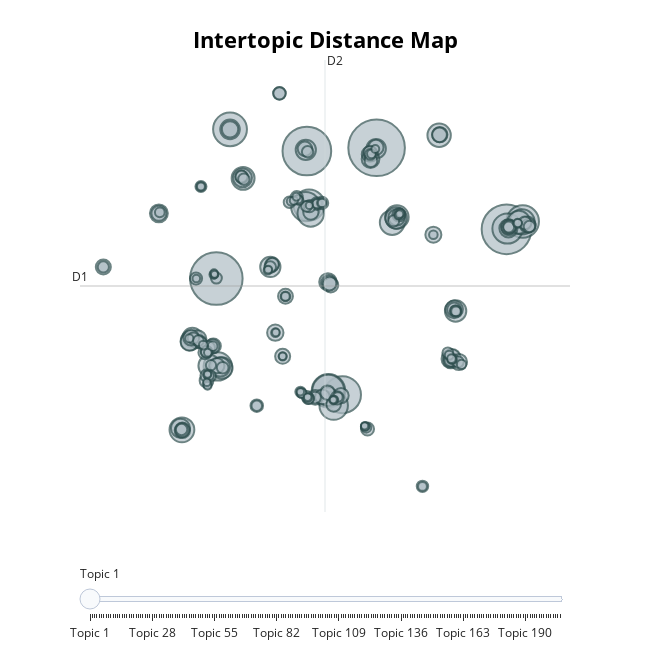

Notebook code for this chart:
### Code cell
topic_model.visualize_topics()

### Figure 1 — Plotly figure (JSON) as saved in the notebook; plotly's stock layout.template omitted (floating-point values rounded to 4 significant figures; data arrays with more than 128 entries replaced by an {"elided": "..."} marker saying what was removed)
{"data": [{"customdata": {"elided": "205x3 mixed values"}, "hovertemplate": "<b>Topic %{customdata[0]}</b><br>Words: %{customdata[1]}<br>Size: %{customdata[2]}", "legendgroup": "", "marker": {"color": "#B0BEC5", "line": {"color": "DarkSlateGrey", "width": 2}, "size": {"elided": "205 int values"}, "sizemode": "area", "sizeref": 0.3806, "symbol": "circle"}, "mode": "markers", "name": "", "orientation": "v", "showlegend": false, "type": "scatter", "x": {"elided": "205 float values"}, "xaxis": "x", "y": {"elided": "205 float values"}, "yaxis": "y"}], "layout": {"annotations": [{"showarrow": false, "text": "D1", "x": -13.1, "y": 2.009, "yshift": 10}, {"showarrow": false, "text": "D2", "x": 4.841, "xshift": 10, "y": 17.26}], "height": 650, "hoverlabel": {"bgcolor": "white", "font": {"family": "Rockwell", "size": 16}}, "legend": {"itemsizing": "constant", "tracegroupgap": 0}, "margin": {"t": 60}, "shapes": [{"line": {"color": "#CFD8DC", "width": 2}, "type": "line", "x0": 4.841, "x1": 4.841, "y0": -13.24, "y1": 17.26}, {"line": {"color": "#9E9E9E", "width": 2}, "type": "line", "x0": -13.1, "x1": 22.78, "y0": 2.009, "y1": 2.009}], "sliders": [{"active": 0, "pad": {"t": 50}, "steps": [{"args": [{"marker.color": {"elided": "1x205 str values"}}], "label": "Topic 1", "method": "update"}, {"args": [{"marker.color": {"elided": "1x205 str values"}}], "label": "Topic 2", "method": "update"}, {"args": [{"marker.color": {"elided": "1x205 str values"}}], "label": "Topic 3", "method": "update"}, {"args": [{"marker.color": {"elided": "1x205 str values"}}], "label": "Topic 4", "method": "update"}, {"args": [{"marker.color": {"elided": "1x205 str values"}}], "label": "Topic 5", "method": "update"}, {"args": [{"marker.color": {"elided": "1x205 str values"}}], "label": "Topic 6", "method": "update"}, {"args": [{"marker.color": {"elided": "1x205 str values"}}], "label": "Topic 7", "method": "update"}, {"args": [{"marker.color": {"elided": "1x205 str values"}}], "label": "Topic 8", "method": "update"}, {"args": [{"marker.color": {"elided": "1x205 str values"}}], "label": "Topic 9", "method": "update"}, {"args": [{"marker.color": {"elided": "1x205 str values"}}], "label": "Topic 10", "method": "update"}, {"args": [{"marker.color": {"elided": "1x205 str values"}}], "label": "Topic 11", "method": "update"}, {"args": [{"marker.color": {"elided": "1x205 str values"}}], "label": "Topic 12", "method": "update"}, {"args": [{"marker.color": {"elided": "1x205 str values"}}], "label": "Topic 13", "method": "update"}, {"args": [{"marker.color": {"elided": "1x205 str values"}}], "label": "Topic 14", "method": "update"}, {"args": [{"marker.color": {"elided": "1x205 str values"}}], "label": "Topic 15", "method": "update"}, {"args": [{"marker.color": {"elided": "1x205 str values"}}], "label": "Topic 16", "method": "update"}, {"args": [{"marker.color": {"elided": "1x205 str values"}}], "label": "Topic 17", "method": "update"}, {"args": [{"marker.color": {"elided": "1x205 str values"}}], "label": "Topic 18", "method": "update"}, {"args": [{"marker.color": {"elided": "1x205 str values"}}], "label": "Topic 19", "method": "update"}, {"args": [{"marker.color": {"elided": "1x205 str values"}}], "label": "Topic 20", "method": "update"}, {"args": [{"marker.color": {"elided": "1x205 str values"}}], "label": "Topic 21", "method": "update"}, {"args": [{"marker.color": {"elided": "1x205 str values"}}], "label": "Topic 22", "method": "update"}, {"args": [{"marker.color": {"elided": "1x205 str values"}}], "label": "Topic 23", "method": "update"}, {"args": [{"marker.color": {"elided": "1x205 str values"}}], "label": "Topic 24", "method": "update"}, {"args": [{"marker.color": {"elided": "1x205 str values"}}], "label": "Topic 25", "method": "update"}, {"args": [{"marker.color": {"elided": "1x205 str values"}}], "label": "Topic 26", "method": "update"}, {"args": [{"marker.color": {"elided": "1x205 str values"}}], "label": "Topic 27", "method": "update"}, {"args": [{"marker.color": {"elided": "1x205 str values"}}], "label": "Topic 28", "method": "update"}, {"args": [{"marker.color": {"elided": "1x205 str values"}}], "label": "Topic 29", "method": "update"}, {"args": [{"marker.color": {"elided": "1x205 str values"}}], "label": "Topic 30", "method": "update"}, {"args": [{"marker.color": {"elided": "1x205 str values"}}], "label": "Topic 31", "method": "update"}, {"args": [{"marker.color": {"elided": "1x205 str values"}}], "label": "Topic 32", "method": "update"}, {"args": [{"marker.color": {"elided": "1x205 str values"}}], "label": "Topic 33", "method": "update"}, {"args": [{"marker.color": {"elided": "1x205 str values"}}], "label": "Topic 34", "method": "update"}, {"args": [{"marker.color": {"elided": "1x205 str values"}}], "label": "Topic 35", "method": "update"}, {"args": [{"marker.color": {"elided": "1x205 str values"}}], "label": "Topic 36", "method": "update"}, {"args": [{"marker.color": {"elided": "1x205 str values"}}], "label": "Topic 37", "method": "update"}, {"args": [{"marker.color": {"elided": "1x205 str values"}}], "label": "Topic 38", "method": "update"}, {"args": [{"marker.color": {"elided": "1x205 str values"}}], "label": "Topic 39", "method": "update"}, {"args": [{"marker.color": {"elided": "1x205 str values"}}], "label": "Topic 40", "method": "update"}, {"args": [{"marker.color": {"elided": "1x205 str values"}}], "label": "Topic 41", "method": "update"}, {"args": [{"marker.color": {"elided": "1x205 str values"}}], "label": "Topic 42", "method": "update"}, {"args": [{"marker.color": {"elided": "1x205 str values"}}], "label": "Topic 43", "method": "update"}, {"args": [{"marker.color": {"elided": "1x205 str values"}}], "label": "Topic 44", "method": "update"}, {"args": [{"marker.color": {"elided": "1x205 str values"}}], "label": "Topic 45", "method": "update"}, {"args": [{"marker.color": {"elided": "1x205 str values"}}], "label": "Topic 46", "method": "update"}, {"args": [{"marker.color": {"elided": "1x205 str values"}}], "label": "Topic 47", "method": "update"}, {"args": [{"marker.color": {"elided": "1x205 str values"}}], "label": "Topic 48", "method": "update"}, {"args": [{"marker.color": {"elided": "1x205 str values"}}], "label": "Topic 49", "method": "update"}, {"args": [{"marker.color": {"elided": "1x205 str values"}}], "label": "Topic 50", "method": "update"}, {"args": [{"marker.color": {"elided": "1x205 str values"}}], "label": "Topic 51", "method": "update"}, {"args": [{"marker.color": {"elided": "1x205 str values"}}], "label": "Topic 52", "method": "update"}, {"args": [{"marker.color": {"elided": "1x205 str values"}}], "label": "Topic 53", "method": "update"}, {"args": [{"marker.color": {"elided": "1x205 str values"}}], "label": "Topic 54", "method": "update"}, {"args": [{"marker.color": {"elided": "1x205 str values"}}], "label": "Topic 55", "method": "update"}, {"args": [{"marker.color": {"elided": "1x205 str values"}}], "label": "Topic 56", "method": "update"}, {"args": [{"marker.color": {"elided": "1x205 str values"}}], "label": "Topic 57", "method": "update"}, {"args": [{"marker.color": {"elided": "1x205 str values"}}], "label": "Topic 58", "method": "update"}, {"args": [{"marker.color": {"elided": "1x205 str values"}}], "label": "Topic 59", "method": "update"}, {"args": [{"marker.color": {"elided": "1x205 str values"}}], "label": "Topic 60", "method": "update"}, {"args": [{"marker.color": {"elided": "1x205 str values"}}], "label": "Topic 61", "method": "update"}, {"args": [{"marker.color": {"elided": "1x205 str values"}}], "label": "Topic 62", "method": "update"}, {"args": [{"marker.color": {"elided": "1x205 str values"}}], "label": "Topic 63", "method": "update"}, {"args": [{"marker.color": {"elided": "1x205 str values"}}], "label": "Topic 64", "method": "update"}, {"args": [{"marker.color": {"elided": "1x205 str values"}}], "label": "Topic 65", "method": "update"}, {"args": [{"marker.color": {"elided": "1x205 str values"}}], "label": "Topic 66", "method": "update"}, {"args": [{"marker.color": {"elided": "1x205 str values"}}], "label": "Topic 67", "method": "update"}, {"args": [{"marker.color": {"elided": "1x205 str values"}}], "label": "Topic 68", "method": "update"}, {"args": [{"marker.color": {"elided": "1x205 str values"}}], "label": "Topic 69", "method": "update"}, {"args": [{"marker.color": {"elided": "1x205 str values"}}], "label": "Topic 70", "method": "update"}, {"args": [{"marker.color": {"elided": "1x205 str values"}}], "label": "Topic 71", "method": "update"}, {"args": [{"marker.color": {"elided": "1x205 str values"}}], "label": "Topic 72", "method": "update"}, {"args": [{"marker.color": {"elided": "1x205 str values"}}], "label": "Topic 73", "method": "update"}, {"args": [{"marker.color": {"elided": "1x205 str values"}}], "label": "Topic 74", "method": "update"}, {"args": [{"marker.color": {"elided": "1x205 str values"}}], "label": "Topic 75", "method": "update"}, {"args": [{"marker.color": {"elided": "1x205 str values"}}], "label": "Topic 76", "method": "update"}, {"args": [{"marker.color": {"elided": "1x205 str values"}}], "label": "Topic 77", "method": "update"}, {"args": [{"marker.color": {"elided": "1x205 str values"}}], "label": "Topic 78", "method": "update"}, {"args": [{"marker.color": {"elided": "1x205 str values"}}], "label": "Topic 79", "method": "update"}, {"args": [{"marker.color": {"elided": "1x205 str values"}}], "label": "Topic 80", "method": "update"}, {"args": [{"marker.color": {"elided": "1x205 str values"}}], "label": "Topic 81", "method": "update"}, {"args": [{"marker.color": {"elided": "1x205 str values"}}], "label": "Topic 82", "method": "update"}, {"args": [{"marker.color": {"elided": "1x205 str values"}}], "label": "Topic 83", "method": "update"}, {"args": [{"marker.color": {"elided": "1x205 str values"}}], "label": "Topic 84", "method": "update"}, {"args": [{"marker.color": {"elided": "1x205 str values"}}], "label": "Topic 85", "method": "update"}, {"args": [{"marker.color": {"elided": "1x205 str values"}}], "label": "Topic 86", "method": "update"}, {"args": [{"marker.color": {"elided": "1x205 str values"}}], "label": "Topic 87", "method": "update"}, {"args": [{"marker.color": {"elided": "1x205 str values"}}], "label": "Topic 88", "method": "update"}, {"args": [{"marker.color": {"elided": "1x205 str values"}}], "label": "Topic 89", "method": "update"}, {"args": [{"marker.color": {"elided": "1x205 str values"}}], "label": "Topic 90", "method": "update"}, {"args": [{"marker.color": {"elided": "1x205 str values"}}], "label": "Topic 91", "method": "update"}, {"args": [{"marker.color": {"elided": "1x205 str values"}}], "label": "Topic 92", "method": "update"}, {"args": [{"marker.color": {"elided": "1x205 str values"}}], "label": "Topic 93", "method": "update"}, {"args": [{"marker.color": {"elided": "1x205 str values"}}], "label": "Topic 94", "method": "update"}, {"args": [{"marker.color": {"elided": "1x205 str values"}}], "label": "Topic 95", "method": "update"}, {"args": [{"marker.color": {"elided": "1x205 str values"}}], "label": "Topic 96", "method": "update"}, {"args": [{"marker.color": {"elided": "1x205 str values"}}], "label": "Topic 97", "method": "update"}, {"args": [{"marker.color": {"elided": "1x205 str values"}}], "label": "Topic 98", "method": "update"}, {"args": [{"marker.color": {"elided": "1x205 str values"}}], "label": "Topic 99", "method": "update"}, {"args": [{"marker.color": {"elided": "1x205 str values"}}], "label": "Topic 100", "method": "update"}, {"args": [{"marker.color": {"elided": "1x205 str values"}}], "label": "Topic 101", "method": "update"}, {"args": [{"marker.color": {"elided": "1x205 str values"}}], "label": "Topic 102", "method": "update"}, {"args": [{"marker.color": {"elided": "1x205 str values"}}], "label": "Topic 103", "method": "update"}, {"args": [{"marker.color": {"elided": "1x205 str values"}}], "label": "Topic 104", "method": "update"}, {"args": [{"marker.color": {"elided": "1x205 str values"}}], "label": "Topic 105", "method": "update"}, {"args": [{"marker.color": {"elided": "1x205 str values"}}], "label": "Topic 106", "method": "update"}, {"args": [{"marker.color": {"elided": "1x205 str values"}}], "label": "Topic 107", "method": "update"}, {"args": [{"marker.color": {"elided": "1x205 str values"}}], "label": "Topic 108", "method": "update"}, {"args": [{"marker.color": {"elided": "1x205 str values"}}], "label": "Topic 109", "method": "update"}, {"args": [{"marker.color": {"elided": "1x205 str values"}}], "label": "Topic 110", "method": "update"}, {"args": [{"marker.color": {"elided": "1x205 str values"}}], "label": "Topic 111", "method": "update"}, {"args": [{"marker.color": {"elided": "1x205 str values"}}], "label": "Topic 112", "method": "update"}, {"args": [{"marker.color": {"elided": "1x205 str values"}}], "label": "Topic 113", "method": "update"}, {"args": [{"marker.color": {"elided": "1x205 str values"}}], "label": "Topic 114", "method": "update"}, {"args": [{"marker.color": {"elided": "1x205 str values"}}], "label": "Topic 115", "method": "update"}, {"args": [{"marker.color": {"elided": "1x205 str values"}}], "label": "Topic 116", "method": "update"}, {"args": [{"marker.color": {"elided": "1x205 str values"}}], "label": "Topic 117", "method": "update"}, {"args": [{"marker.color": {"elided": "1x205 str values"}}], "label": "Topic 118", "method": "update"}, {"args": [{"marker.color": {"elided": "1x205 str values"}}], "label": "Topic 119", "method": "update"}, {"args": [{"marker.color": {"elided": "1x205 str values"}}], "label": "Topic 120", "method": "update"}, {"args": [{"marker.color": {"elided": "1x205 str values"}}], "label": "Topic 121", "method": "update"}, {"args": [{"marker.color": {"elided": "1x205 str values"}}], "label": "Topic 122", "method": "update"}, {"args": [{"marker.color": {"elided": "1x205 str values"}}], "label": "Topic 123", "method": "update"}, {"args": [{"marker.color": {"elided": "1x205 str values"}}], "label": "Topic 124", "method": "update"}, {"args": [{"marker.color": {"elided": "1x205 str values"}}], "label": "Topic 125", "method": "update"}, {"args": [{"marker.color": {"elided": "1x205 str values"}}], "label": "Topic 126", "method": "update"}, {"args": [{"marker.color": {"elided": "1x205 str values"}}], "label": "Topic 127", "method": "update"}, {"args": [{"marker.color": {"elided": "1x205 str values"}}], "label": "Topic 128", "method": "update"}, {"args": [{"marker.color": {"elided": "1x205 str values"}}], "label": "Topic 129", "method": "update"}, {"args": [{"marker.color": {"elided": "1x205 str values"}}], "label": "Topic 130", "method": "update"}, {"args": [{"marker.color": {"elided": "1x205 str values"}}], "label": "Topic 131", "method": "update"}, {"args": [{"marker.color": {"elided": "1x205 str values"}}], "label": "Topic 132", "method": "update"}, {"args": [{"marker.color": {"elided": "1x205 str values"}}], "label": "Topic 133", "method": "update"}, {"args": [{"marker.color": {"elided": "1x205 str values"}}], "label": "Topic 134", "method": "update"}, {"args": [{"marker.color": {"elided": "1x205 str values"}}], "label": "Topic 135", "method": "update"}, {"args": [{"marker.color": {"elided": "1x205 str values"}}], "label": "Topic 136", "method": "update"}, {"args": [{"marker.color": {"elided": "1x205 str values"}}], "label": "Topic 137", "method": "update"}, {"args": [{"marker.color": {"elided": "1x205 str values"}}], "label": "Topic 138", "method": "update"}, {"args": [{"marker.color": {"elided": "1x205 str values"}}], "label": "Topic 139", "method": "update"}, {"args": [{"marker.color": {"elided": "1x205 str values"}}], "label": "Topic 140", "method": "update"}, {"args": [{"marker.color": {"elided": "1x205 str values"}}], "label": "Topic 141", "method": "update"}, {"args": [{"marker.color": {"elided": "1x205 str values"}}], "label": "Topic 142", "method": "update"}, {"args": [{"marker.color": {"elided": "1x205 str values"}}], "label": "Topic 143", "method": "update"}, {"args": [{"marker.color": {"elided": "1x205 str values"}}], "label": "Topic 144", "method": "update"}, {"args": [{"marker.color": {"elided": "1x205 str values"}}], "label": "Topic 145", "method": "update"}, {"args": [{"marker.color": {"elided": "1x205 str values"}}], "label": "Topic 146", "method": "update"}, {"args": [{"marker.color": {"elided": "1x205 str values"}}], "label": "Topic 147", "method": "update"}, {"args": [{"marker.color": {"elided": "1x205 str values"}}], "label": "Topic 148", "method": "update"}, {"args": [{"marker.color": {"elided": "1x205 str values"}}], "label": "Topic 149", "method": "update"}, {"args": [{"marker.color": {"elided": "1x205 str values"}}], "label": "Topic 150", "method": "update"}, {"args": [{"marker.color": {"elided": "1x205 str values"}}], "label": "Topic 151", "method": "update"}, {"args": [{"marker.color": {"elided": "1x205 str values"}}], "label": "Topic 152", "method": "update"}, {"args": [{"marker.color": {"elided": "1x205 str values"}}], "label": "Topic 153", "method": "update"}, {"args": [{"marker.color": {"elided": "1x205 str values"}}], "label": "Topic 154", "method": "update"}, {"args": [{"marker.color": {"elided": "1x205 str values"}}], "label": "Topic 155", "method": "update"}, {"args": [{"marker.color": {"elided": "1x205 str values"}}], "label": "Topic 156", "method": "update"}, {"args": [{"marker.color": {"elided": "1x205 str values"}}], "label": "Topic 157", "method": "update"}, {"args": [{"marker.color": {"elided": "1x205 str values"}}], "label": "Topic 158", "method": "update"}, {"args": [{"marker.color": {"elided": "1x205 str values"}}], "label": "Topic 159", "method": "update"}, {"args": [{"marker.color": {"elided": "1x205 str values"}}], "label": "Topic 160", "method": "update"}, {"args": [{"marker.color": {"elided": "1x205 str values"}}], "label": "Topic 161", "method": "update"}, {"args": [{"marker.color": {"elided": "1x205 str values"}}], "label": "Topic 162", "method": "update"}, {"args": [{"marker.color": {"elided": "1x205 str values"}}], "label": "Topic 163", "method": "update"}, {"args": [{"marker.color": {"elided": "1x205 str values"}}], "label": "Topic 164", "method": "update"}, {"args": [{"marker.color": {"elided": "1x205 str values"}}], "label": "Topic 165", "method": "update"}, {"args": [{"marker.color": {"elided": "1x205 str values"}}], "label": "Topic 166", "method": "update"}, {"args": [{"marker.color": {"elided": "1x205 str values"}}], "label": "Topic 167", "method": "update"}, {"args": [{"marker.color": {"elided": "1x205 str values"}}], "label": "Topic 168", "method": "update"}, {"args": [{"marker.color": {"elided": "1x205 str values"}}], "label": "Topic 169", "method": "update"}, {"args": [{"marker.color": {"elided": "1x205 str values"}}], "label": "Topic 170", "method": "update"}, {"args": [{"marker.color": {"elided": "1x205 str values"}}], "label": "Topic 171", "method": "update"}, {"args": [{"marker.color": {"elided": "1x205 str values"}}], "label": "Topic 172", "method": "update"}, {"args": [{"marker.color": {"elided": "1x205 str values"}}], "label": "Topic 173", "method": "update"}, {"args": [{"marker.color": {"elided": "1x205 str values"}}], "label": "Topic 174", "method": "update"}, {"args": [{"marker.color": {"elided": "1x205 str values"}}], "label": "Topic 175", "method": "update"}, {"args": [{"marker.color": {"elided": "1x205 str values"}}], "label": "Topic 176", "method": "update"}, {"args": [{"marker.color": {"elided": "1x205 str values"}}], "label": "Topic 177", "method": "update"}, {"args": [{"marker.color": {"elided": "1x205 str values"}}], "label": "Topic 178", "method": "update"}, {"args": [{"marker.color": {"elided": "1x205 str values"}}], "label": "Topic 179", "method": "update"}, {"args": [{"marker.color": {"elided": "1x205 str values"}}], "label": "Topic 180", "method": "update"}, {"args": [{"marker.color": {"elided": "1x205 str values"}}], "label": "Topic 181", "method": "update"}, {"args": [{"marker.color": {"elided": "1x205 str values"}}], "label": "Topic 182", "method": "update"}, {"args": [{"marker.color": {"elided": "1x205 str values"}}], "label": "Topic 183", "method": "update"}, {"args": [{"marker.color": {"elided": "1x205 str values"}}], "label": "Topic 184", "method": "update"}, {"args": [{"marker.color": {"elided": "1x205 str values"}}], "label": "Topic 185", "method": "update"}, {"args": [{"marker.color": {"elided": "1x205 str values"}}], "label": "Topic 186", "method": "update"}, {"args": [{"marker.color": {"elided": "1x205 str values"}}], "label": "Topic 187", "method": "update"}, {"args": [{"marker.color": {"elided": "1x205 str values"}}], "label": "Topic 188", "method": "update"}, {"args": [{"marker.color": {"elided": "1x205 str values"}}], "label": "Topic 189", "method": "update"}, {"args": [{"marker.color": {"elided": "1x205 str values"}}], "label": "Topic 190", "method": "update"}, {"args": [{"marker.color": {"elided": "1x205 str values"}}], "label": "Topic 191", "method": "update"}, {"args": [{"marker.color": {"elided": "1x205 str values"}}], "label": "Topic 192", "method": "update"}, {"args": [{"marker.color": {"elided": "1x205 str values"}}], "label": "Topic 193", "method": "update"}, {"args": [{"marker.color": {"elided": "1x205 str values"}}], "label": "Topic 194", "method": "update"}, {"args": [{"marker.color": {"elided": "1x205 str values"}}], "label": "Topic 195", "method": "update"}, {"args": [{"marker.color": {"elided": "1x205 str values"}}], "label": "Topic 196", "method": "update"}, {"args": [{"marker.color": {"elided": "1x205 str values"}}], "label": "Topic 197", "method": "update"}, {"args": [{"marker.color": {"elided": "1x205 str values"}}], "label": "Topic 198", "method": "update"}, {"args": [{"marker.color": {"elided": "1x205 str values"}}], "label": "Topic 199", "method": "update"}, {"args": [{"marker.color": {"elided": "1x205 str values"}}], "label": "Topic 200", "method": "update"}, {"args": [{"marker.color": {"elided": "1x205 str values"}}], "label": "Topic 201", "method": "update"}, {"args": [{"marker.color": {"elided": "1x205 str values"}}], "label": "Topic 202", "method": "update"}, {"args": [{"marker.color": {"elided": "1x205 str values"}}], "label": "Topic 203", "method": "update"}, {"args": [{"marker.color": {"elided": "1x205 str values"}}], "label": "Topic 204", "method": "update"}, {"args": [{"marker.color": {"elided": "1x205 str values"}}], "label": "Topic 205", "method": "update"}]}], "title": {"font": {"color": "Black", "size": 22}, "text": "<b>Intertopic Distance Map", "x": 0.5, "xanchor": "center", "y": 0.95, "yanchor": "top"}, "width": 650, "xaxis": {"anchor": "y", "domain": [0, 1], "range": [-13.1, 22.78], "title": {"text": ""}, "visible": false}, "yaxis": {"anchor": "x", "domain": [0, 1], "range": [-13.24, 17.26], "title": {"text": ""}, "visible": false}}}
